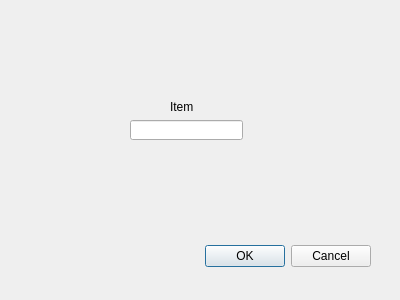
<?xml version="1.0" encoding="UTF-8"?>
<ui version="4.0">
 <class>deleteitem</class>
 <widget class="QDialog" name="deleteitem">
  <property name="geometry">
   <rect>
    <x>0</x>
    <y>0</y>
    <width>400</width>
    <height>300</height>
   </rect>
  </property>
  <property name="windowTitle">
   <string>Dialog</string>
  </property>
  <widget class="QDialogButtonBox" name="buttonBox">
   <property name="geometry">
    <rect>
     <x>30</x>
     <y>240</y>
     <width>341</width>
     <height>32</height>
    </rect>
   </property>
   <property name="orientation">
    <enum>Qt::Horizontal</enum>
   </property>
   <property name="standardButtons">
    <set>QDialogButtonBox::Cancel|QDialogButtonBox::Ok</set>
   </property>
  </widget>
  <widget class="QLineEdit" name="name">
   <property name="geometry">
    <rect>
     <x>130</x>
     <y>120</y>
     <width>113</width>
     <height>20</height>
    </rect>
   </property>
  </widget>
  <widget class="QLabel" name="label">
   <property name="geometry">
    <rect>
     <x>170</x>
     <y>100</y>
     <width>47</width>
     <height>13</height>
    </rect>
   </property>
   <property name="text">
    <string>Item</string>
   </property>
  </widget>
 </widget>
 <resources/>
 <connections>
  <connection>
   <sender>buttonBox</sender>
   <signal>accepted()</signal>
   <receiver>deleteitem</receiver>
   <slot>accept()</slot>
   <hints>
    <hint type="sourcelabel">
     <x>248</x>
     <y>254</y>
    </hint>
    <hint type="destinationlabel">
     <x>157</x>
     <y>274</y>
    </hint>
   </hints>
  </connection>
  <connection>
   <sender>buttonBox</sender>
   <signal>rejected()</signal>
   <receiver>deleteitem</receiver>
   <slot>reject()</slot>
   <hints>
    <hint type="sourcelabel">
     <x>316</x>
     <y>260</y>
    </hint>
    <hint type="destinationlabel">
     <x>286</x>
     <y>274</y>
    </hint>
   </hints>
  </connection>
 </connections>
</ui>
